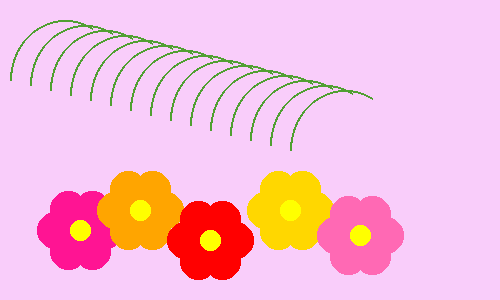
#> input picture Detyra_Siguri/img/flowers.bmp, 500 x 300 px, found by its file name
$ python embedded.py
#> lines starting #> are read from the running program, lines starting #| are printed output that depends on the picture
from PIL import Image
import random

# 1. KONFIGURIMI I SISTEMIT
# Çelësi për randomizimin e pikselave (duhet të jetë i njëjtë në extract)
key = 2026

# Kanali i ngjyrës që do përdoret (0=Red, 1=Green, 2=Blue)
colourPlane = 0

# Biti specifik ku do fshihet informacioni (LSB ose bit i zgjedhur)
significantBit = 7

# Imazhi bazë (cover image)
coverImage = "Detyra_Siguri/img/flowers.bmp"

# File që përmban mesazhin sekret
secretFile = "Detyra_Siguri/secret.txt"

# Imazhi i output-it me mesazhin e fshehur
outputImage = "Detyra_Siguri/stego-img.bmp"


# 2. LEXIMI I TË DHËNAVE
image = Image.open(coverImage).convert("RGB")
#> image is the input picture: PIL image 500x300 RGB; mean R, G, B 246.3, 188.8, 214.1
dimensions = image.size
#> dimensions = (500, 300)
pixels = image.load()

with open(secretFile, "r", encoding="utf-8") as f:
#> (reads Detyra_Siguri/secret.txt from the repository)
    secret = f.read()

# 3. PËRGATITJA E MESAZHIT
# Numri total i pikselave
total_pixels = dimensions[0] * dimensions[1]
#> total_pixels = 150000

# Mesazhi në 7-bit ASCII
sbits = ''.join(format(ord(char), '07b') for char in secret)

# 14-bit header për gjatësinë
lbits = format(len(secret), '014b')

bits = lbits + sbits

# Kontroll kapaciteti
if len(bits) > total_pixels:
    raise ValueError("Image does not have enough capacity!")


# 4. RANDOMIZIMI I PIKSELAVE
shuffledIndices = list(range(total_pixels))
random.seed(key)
random.shuffle(shuffledIndices)


# 5. FSHEHJA E MESAZHIT
for i in range(len(bits)):

    x = shuffledIndices[i] % dimensions[0]
    y = shuffledIndices[i] // dimensions[0]

    pixel = list(pixels[x, y])
    value = pixel[colourPlane]

    # vendos 0 në bitin e zgjedhur
    value = value & ~(1 << significantBit)

    # vendos bitin e mesazhit
    value = value | (int(bits[i]) << significantBit)

    pixel[colourPlane] = value
    pixels[x, y] = tuple(pixel)
#> this loop made 623 passes
#> value on passes 1 to 3: 127, 121, 121


# 6. RUAJTJA E IMAZHIT FINAL
image.save(outputImage)
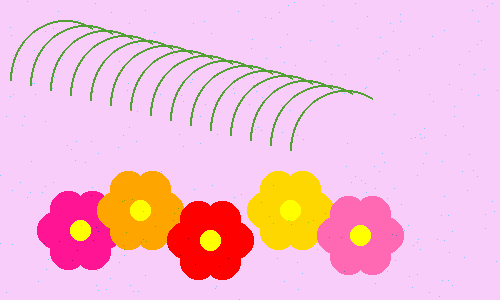
#> saved as stego-img.bmp: PIL image 500x300 RGB; mean R, G, B 246, 188.8, 214.1

print("Embedding complete. Output saved as:", outputImage)
